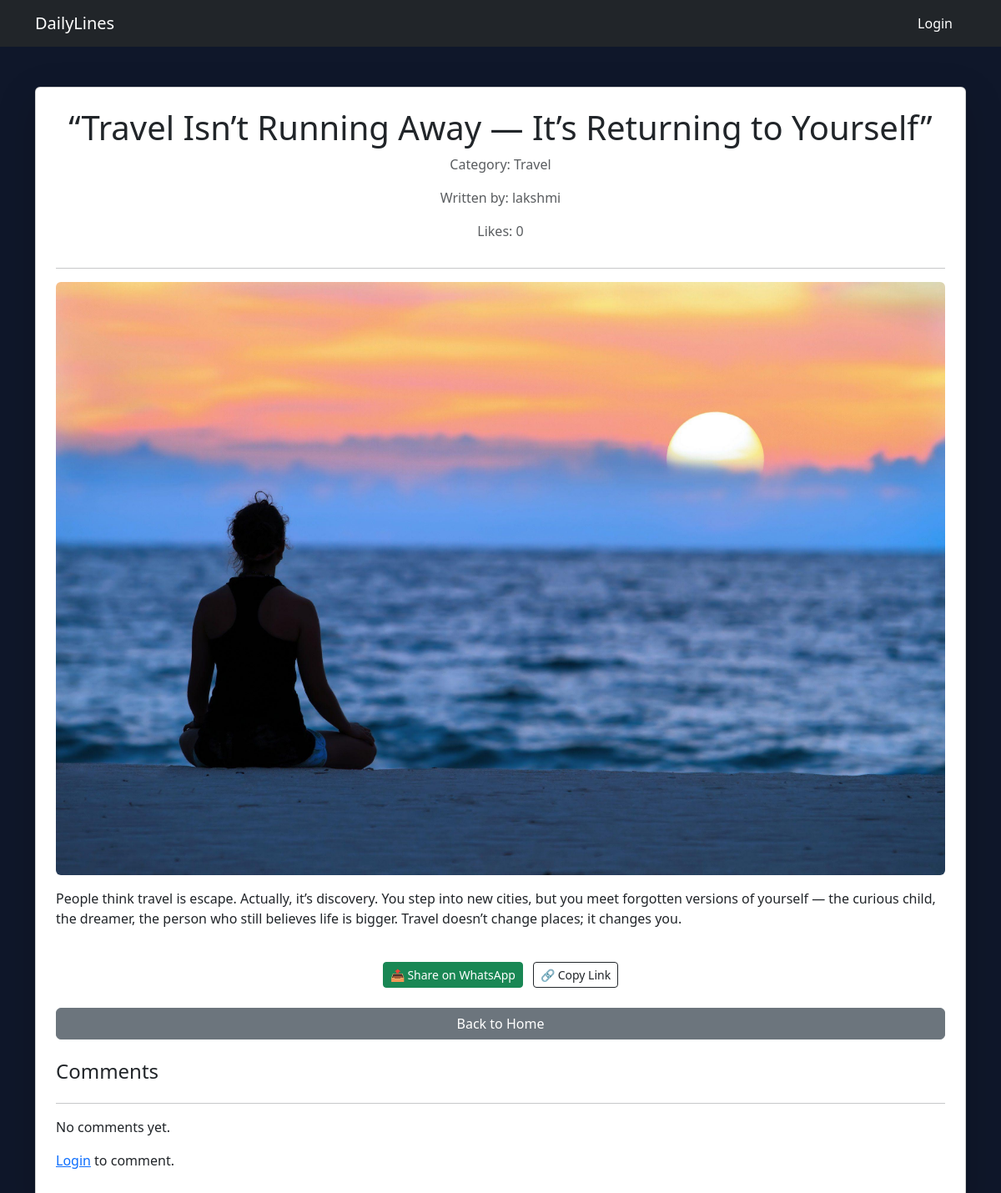
/post/5/, run on the app's committed database.
### blog/models.py (models this page shows, shortened)
class Post(models.Model):
    title = models.CharField(max_length=200)
    content = models.TextField()
    image = models.ImageField(upload_to='post_images/', blank=True, null=True)
    category = models.ForeignKey(Category, on_delete=models.SET_NULL, null=True)
    author = models.ForeignKey(User, on_delete=models.CASCADE)
    created_at = models.DateTimeField(auto_now_add=True)

class Category(models.Model):
    name = models.CharField(max_length=100, unique=True)

### blog/views.py (the view)
# urls.py: path('post/<int:id>/', views.post_details, name='post_details'),
def post_details(request, id):
    post = get_object_or_404(Post, id=id)
    comments = post.comments.all().order_by('-created_at')
    liked = False
    if request.user.is_authenticated:
        liked = post.likes.filter(user=request.user).exists()
    if request.method == "POST":
        form = CommentForm(request.POST)
        if form.is_valid():
            new_comment = form.save(commit=False)
            new_comment.post = post
            new_comment.user = request.user
            new_comment.save()
            return redirect('post_details', id=post.id)
    else:
        form = CommentForm()
    return render(request, 'blog/post_details.html', {
        'post': post,
        'comments': comments,
        'form': form,
        'liked': liked   # << send to template
    })

### blog/templates/blog/post_details.html (shortened to what this page needs)
<!DOCTYPE html>
<html>
<head>
    <link href="https://cdn.jsdelivr.net/npm/bootstrap@5.3.2/dist/css/bootstrap.min.css" rel="stylesheet">
</head>
<body style="background-color:#0f172a; color:#e5e7eb;">
<nav class="navbar navbar-expand-lg navbar-dark bg-dark">
  <div class="container">
    <a class="navbar-brand" href="{% url 'home' %}">DailyLines</a>
    <div class="collapse navbar-collapse">
      <ul class="navbar-nav ms-auto">
        {% if user.is_authenticated %}
            <li class="nav-item">
                <span class="nav-link">Welcome, {{ user.username }}</span>
            </li>
            <li class="nav-item">
                <form method="POST" action="{% url 'logout' %}">
                    {% csrf_token %}
                    <button type="submit" class="btn btn-danger text-white px-3">Logout</button>
                </form>
            </li>
        {% else %}
            <li class="nav-item">
                <a class="nav-link btn btn-success text-white px-3" href="{% url 'login' %}">Login</a>
            </li>
        {% endif %}
      </ul>
    </div>
  </div>
</nav>
<div class="container mt-5">
    <div class="card shadow-lg p-4">
        <h1 class="text-center">{{ post.title }}</h1>
        <p class="text-muted text-center">Category: {{ post.category.name }}</p>
        <p class="text-muted text-center">Written by: {{ post.author.username }}</p>
        <p class="text-center text-muted">Likes: {{ post.likes.count }}</p>
        <hr>
        {% if post.image %}
            <img src="{{ post.image.url }}" class="img-fluid rounded mb-3 d-block mx-auto">
        {% endif %}
        <p>{{ post.content }}</p>
        <div class="text-center my-4">
            <a href="https://wa.me/?text={{ post.title }} - {{ request.build_absolute_uri }}"
               target="_blank"
               class="btn btn-success btn-sm me-2">
                📤 Share on WhatsApp
            </a>
            <button class="btn btn-outline-dark btn-sm" onclick="copyLink()">
                🔗 Copy Link
            </button>
        </div>
        <a href="{% url 'home' %}" class="btn btn-secondary w-100 mb-4">Back to Home</a>
        <h4>Comments</h4>
        <hr>
        {% for comment in comments %}
            <div class="border rounded p-2 mb-2">
                <strong>{{ comment.user.username }}</strong>
                <p class="mb-1">{{ comment.text }}</p>
                <small class="text-muted">{{ comment.created_at }}</small>
            </div>
        {% empty %}
            <p>No comments yet.</p>
        {% endfor %}
        {% if user.is_authenticated %}
        <form method="POST" class="mt-3">
            {% csrf_token %}
            {{ form.as_p }}
            <button class="btn btn-primary">Submit Comment</button>
        </form>
        {% else %}
        <p><a href="{% url 'login' %}">Login</a> to comment.</p>
        {% endif %}
    </div>
</div>
</body>
</html>

### data on the page
Post: title "“Travel Isn’t Running Away — It’s Returning to Yourself”", category.name "Travel", author.username "lakshmi", likes.count "0", image (picture), content "People think travel is escape. Actually, it’s discovery. You step into new cities, but you meet forgotten versions of yourself — the curious child, the dreamer, the person who still believes life is bigger. Travel doesn’t change places; it changes you."
